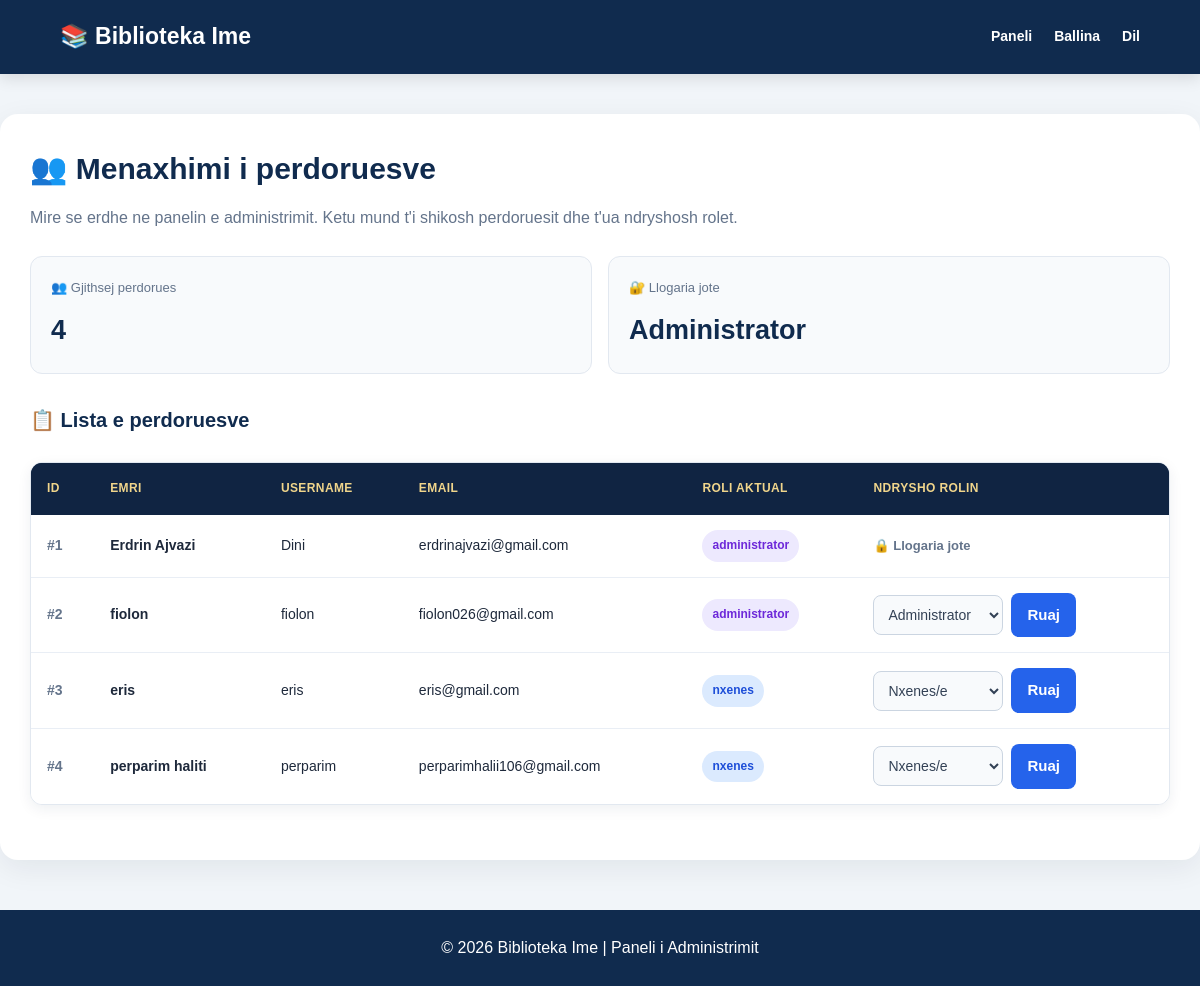
The page /users.php (signed in) on the database as committed earlier.
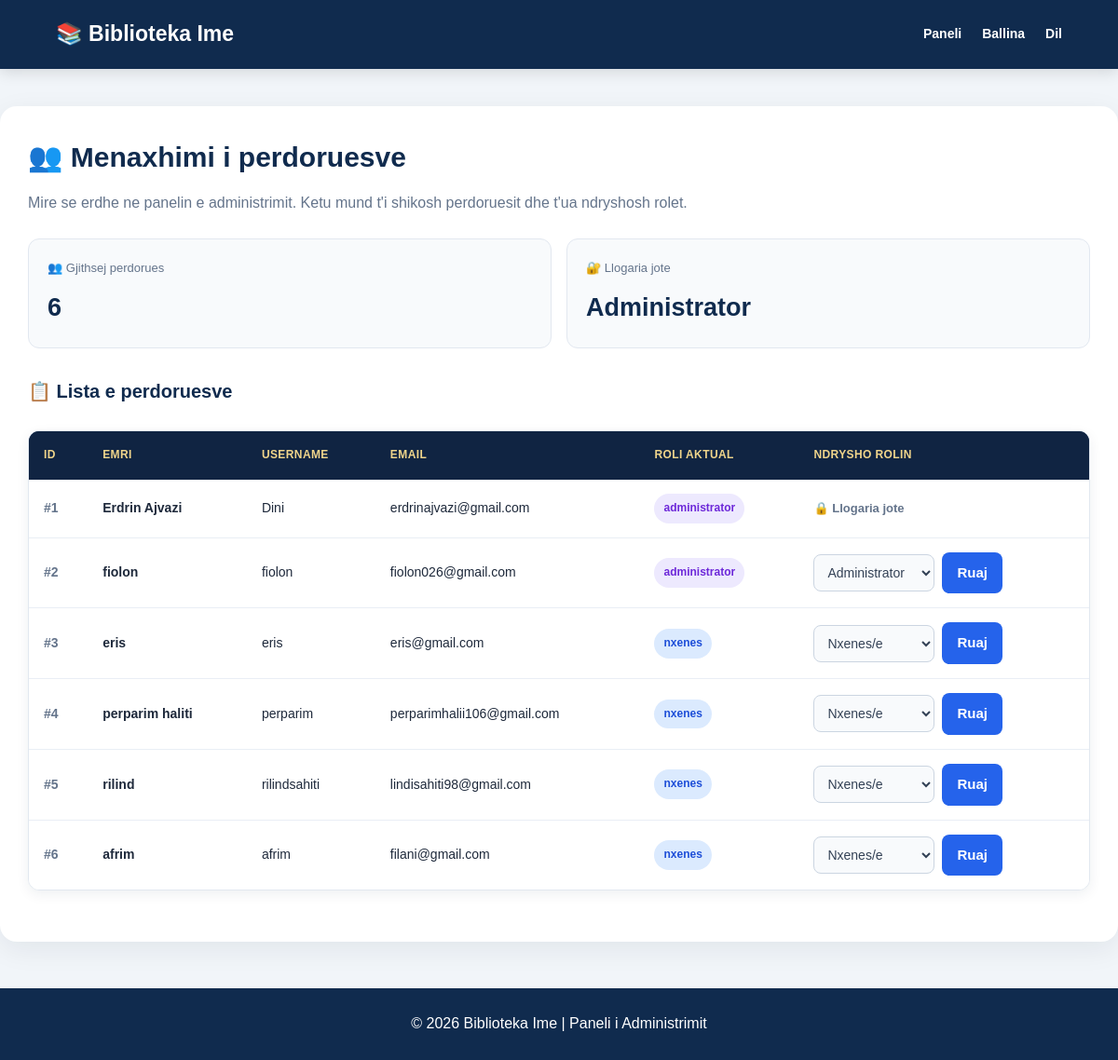
The same page on the database as committed later.
### tables this page shows
CREATE TABLE `users` (
  `id` int(11) NOT NULL,
  `emri` varchar(100) NOT NULL,
  `username` varchar(50) NOT NULL,
  `email` varchar(100) NOT NULL,
  `password` varchar(255) NOT NULL,
  `roli` enum('nxenes','punetor','administrator') NOT NULL DEFAULT 'nxenes'
);

### users.php (the view, shortened to what this page needs)
<?php
require_once "db.php";
$rezultati = $conn->query(
    "SELECT id, emri, username, email, roli
     FROM users
     ORDER BY id ASC"
);
function h($v) {
    return htmlspecialchars((string) $v, ENT_QUOTES, "UTF-8");
}
?>
<!DOCTYPE html>
<html lang="sq">
<head>
    <link rel="stylesheet" href="style.css">
</head>
<body>
<header>
    <h2>📚 Biblioteka Ime</h2>
    <nav>
        <a href="dashboard.php">Paneli</a>
        <a href="index.php">Ballina</a>
        <a href="logout.php">Dil</a>
    </nav>
</header>
<main class="users-page">
    <div class="page-heading">
        <h1>👥 Menaxhimi i perdoruesve</h1>
        <p>
            Mire se erdhe ne panelin e administrimit.
            Ketu mund t'i shikosh perdoruesit dhe t'ua ndryshosh rolet.
        </p>
    </div>
    <div class="stats">
        <div class="stat-card">
            <span>👥 Gjithsej perdorues</span>
            <strong><?= (int)$rezultati->num_rows ?></strong>
        </div>
        <div class="stat-card">
            <span>🔐 Llogaria jote</span>
            <strong>Administrator</strong>
        </div>
    </div>
    <h2 class="table-title">📋 Lista e perdoruesve</h2>
    <div class="table-wrap">
        <table>
            <thead>
                <tr>
                    <th>ID</th>
                    <th>Emri</th>
                    <th>Username</th>
                    <th>Email</th>
                    <th>Roli aktual</th>
                    <th>Ndrysho rolin</th>
                </tr>
            </thead>
            <tbody>
            <?php if ($rezultati->num_rows > 0): ?>
                <?php while ($user = $rezultati->fetch_assoc()): ?>
                    <?php
                    $klasa_roli = "";
                    if ($user["roli"] === "administrator") {
                        $klasa_roli = "admin";
                    } elseif ($user["roli"] === "punetor/e") {
                        $klasa_roli = "worker";
                    } elseif ($user["roli"] === "nxenes/e") {
                        $klasa_roli = "student";
                    }
                    ?>
                    <tr>
                        <td class="user-id">
                            #<?= h($user["id"]) ?>
                        </td>
                        <td>
                            <strong><?= h($user["emri"]) ?></strong>
                        </td>
                        <td><?= h($user["username"]) ?></td>
                        <td><?= h($user["email"]) ?></td>
                        <td>
                            <span class="role-badge <?= h($klasa_roli) ?>">
                                <?= h($user["roli"]) ?>
                            </span>
                        </td>
                        <td>
                            <?php if ((int)$user["id"] === (int)$_SESSION["user_id"]): ?>
                                <span class="own-account">
                                    🔒 Llogaria jote
                                </span>
                            <?php else: ?>
                                <form method="POST" action="users.php" class="role-form">
                                    <select name="roli" required>
                                        <option value="nxenes/e"
                                            <?= $user["roli"] === "nxenes/e" ? "selected" : "" ?>>
                                            Nxenes/e
                                        </option>
                                        <option value="administrator"
                                            <?= $user["roli"] === "administrator" ? "selected" : "" ?>>
                                            Administrator
                                        </option>
                                    </select>
                                    <button type="submit" class="btn">
                                        Ruaj
                                    </button>
                                </form>
                            <?php endif; ?>
                        </td>
                    </tr>
                <?php endwhile; ?>
            <?php endif; ?>
            </tbody>
        </table>
    </div>
</main>
<footer>
    <p>© 2026 Biblioteka Ime | Paneli i Administrimit</p>
</footer>
</body>
</html>

### style.css (style rules this page uses)
:root { --navy: #102442; --navy-2: #173f70; --blue: #28649b; --blue-soft: #eaf2fb; --gold: #d8b66a; --gold-light: #f0d58b; --white: #ffffff; --background: #f4f6fa; --surface: #ffffff; --text: #1d2939; --muted: #667085; --border: #e1e7ef; --success: #16845b; --danger: #c83e4d; --shadow-sm: 0 4px 14px rgba(16, 36, 66, .07); --shadow: 0 12px 32px rgba(16, 36, 66, .10); --shadow-lg: 0 20px 55px rgba(16, 36, 66, .16); --radius: 16px; --transition: .25s ease; }
* { margin: 0; padding: 0; box-sizing: border-box; }
html { scroll-behavior: smooth; }
body { min-height: 100vh; font-family: "Segoe UI", Arial, sans-serif; background: var(--background); color: var(--text); line-height: 1.65; }
a { color: var(--blue); transition: color var(--transition); }
button, input, select, textarea { font: inherit; }
.btn, .button, button { display: inline-flex; justify-content: center; align-items: center; gap: 8px; padding: 11px 22px; border: 1px solid transparent; border-radius: 10px; background: var(--gold); color: var(--navy); text-decoration: none; font-size: 15px; font-weight: 750; cursor: pointer; transition: transform var(--transition), box-shadow var(--transition), background var(--transition); }
.table-wrap { width: 100%; overflow-x: auto; background: var(--white); border: 1px solid var(--border); border-radius: 15px; box-shadow: var(--shadow-sm); margin: 25px 0; }
table { width: 100%; border-collapse: collapse; min-width: 650px; }
th { background: var(--navy); color: var(--gold-light); padding: 15px; text-align: left; font-weight: 750; white-space: nowrap; }
td { padding: 14px 15px; border-bottom: 1px solid var(--border); vertical-align: middle; }
tbody tr:last-child td { border-bottom: 0; }
footer { width: 100%; margin-top: 50px; padding: 22px 18px; text-align: center; background: var(--navy); color: #f5f7fb; }
footer p { margin: 0; }

Rows that differ between the two databases and show on the page:
added users: id "5", emri "rilind", username "rilindsahiti", email "lindisahiti98@gmail.com", roli "nxenes"
added users: id "6", emri "afrim", username "afrim", email "filani@gmail.com", roli "nxenes"
Other text that changed with them:
$rezultati->num_rows: "4" → "6"
